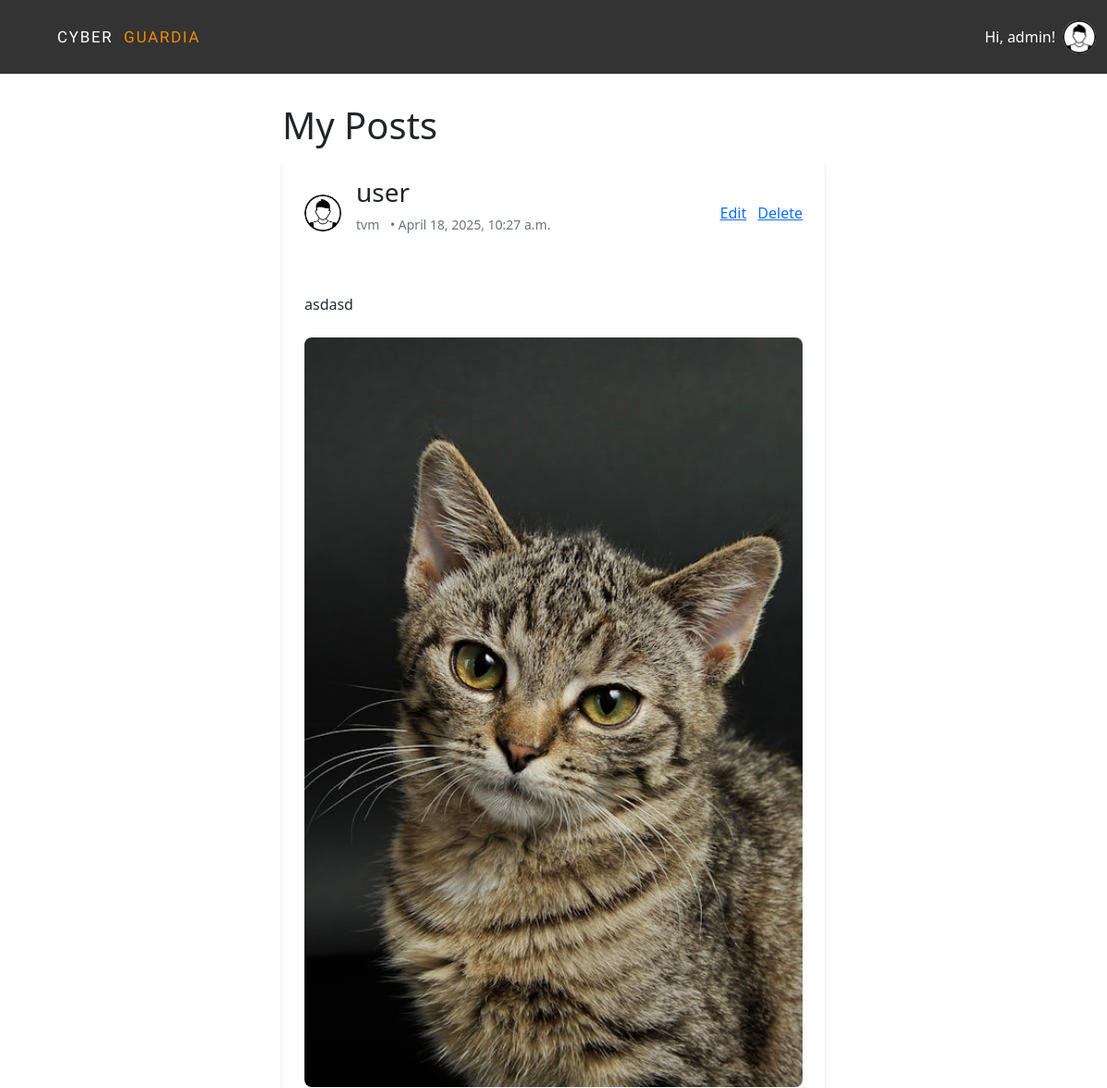
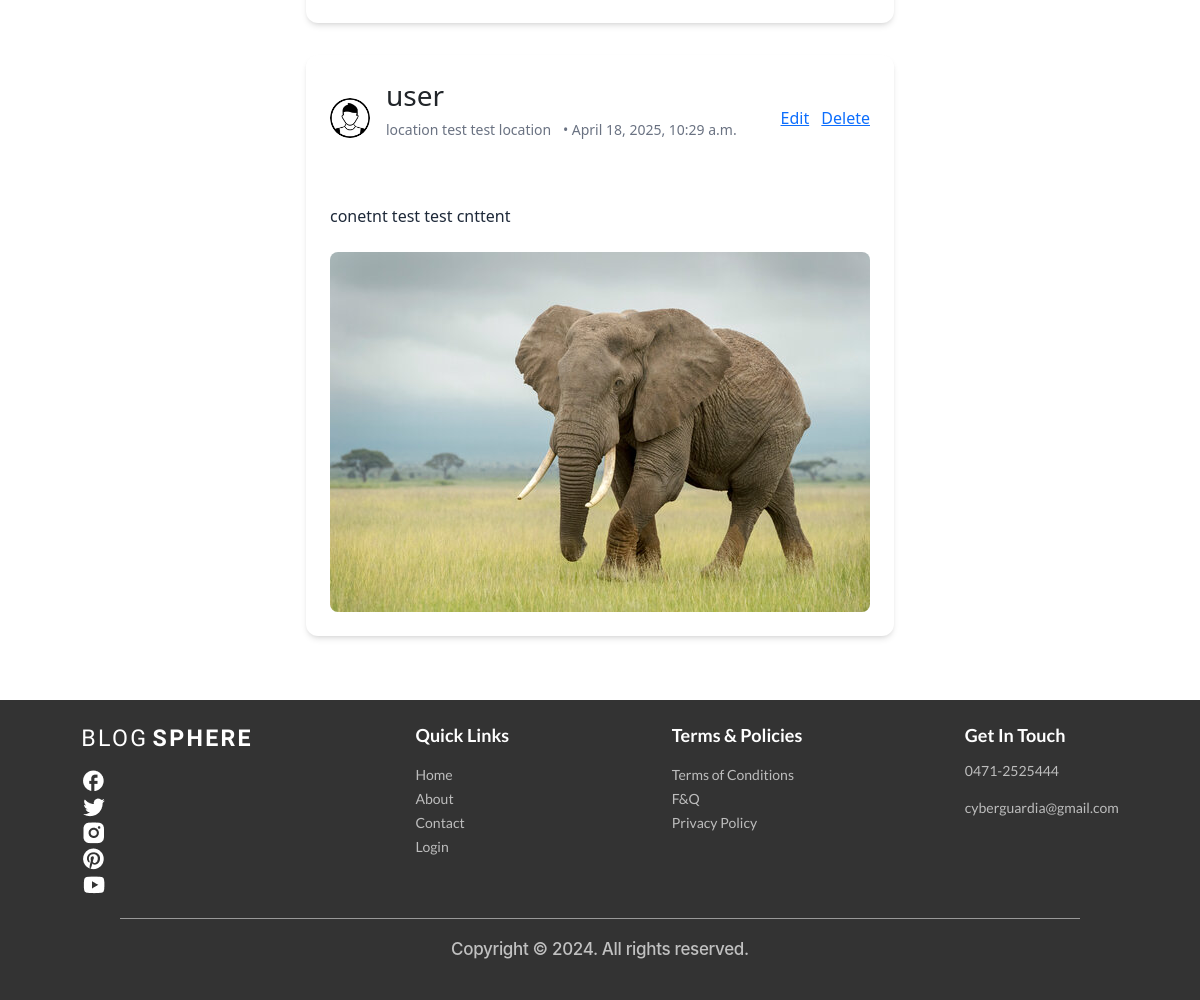
Screenshot of /posts/my-posts/19/ (signed in) with the database file from the repository (2 pictures, top to bottom).
### account/models.py (models this page shows)
class User(AbstractUser):
    USER_TYPE_CHOICES = (
        ('normal', 'Normal User'),
        ('advertiser', 'Advertiser'),
    )
    user_type = models.CharField(max_length=20, choices=USER_TYPE_CHOICES, default='normal')

### posts/models.py (models this page shows, shortened)
class Post(models.Model):
    user = models.ForeignKey(User, on_delete=models.CASCADE)
    title = models.CharField(max_length=255, blank=True)
    content = models.TextField(blank=True)
    location = models.CharField(max_length=255, blank=True)
    image = models.ImageField(upload_to='post_images/', blank=True, null=True)
    created_at = models.DateTimeField(auto_now_add=True)

### accounts/models.py (models this page shows, shortened)
class Profile(models.Model):
    user = models.OneToOneField(User, on_delete=models.CASCADE)
    area_of_interest = models.CharField(max_length=255, blank=True)
    age = models.IntegerField(null=True)
    country = models.CharField(max_length=20, null=True)
    state = models.CharField(max_length=20, null=True)
    safe_mode = models.BooleanField(default=True)
    profile_image = models.ImageField(upload_to='profile_images/', null=True, blank=True)

### posts/views.py (the view)
# urls.py: path('my-posts/<int:user_id>/', my_posts, name='my_posts'),
@login_required
def my_posts(request, user_id):
    my_posts = Post.objects.filter(user_id=user_id)
    return render(request, 'posts/my_posts.html', {'my_posts':my_posts})

### posts/templates/posts/my_posts.html (shortened to what this page needs)
{% extends "base.html" %}
{% block content %}
<main class="max-w-7xl mx-auto px-4 py-8">
    <h1 class="text-2xl font-semibold mb-6">My Posts</h1>
    {% if my_posts %}
        {% for post in my_posts %}
            <div class="max-w-2xl mx-auto bg-white rounded-xl shadow-md overflow-hidden mb-8">
                <div class="p-4 flex items-center justify-between">
                    <div class="flex items-center space-x-4">
                        <img src="{{ post.user.profile.profile_image.url }}" alt="Profile"
                             class="w-10 h-10 rounded-full" />
                        <div>
                            <h3 class="font-semibold text-gray-800">{{ post.user.username }}</h3>
                            <p class="text-sm text-gray-500">
                                <span class="mr-2">{{ post.location }}</span>
                                <span>• {{ post.created_at }}</span>
                            </p>
                        </div>
                    </div>
                    <div class="space-x-2">
                        <a href="{% url 'edit_post' post.id %}" class="text-blue-600 hover:underline">Edit</a>
                        <a href="{% url 'delete_my_post' post.id %}" class="text-red-600 hover:underline">Delete</a>
                    </div>
                </div>
                <div class="p-4">
                    <p class="text-gray-800 mb-4">{{ post.content }}</p>
                    {% if post.image %}
                        <img src="{{ post.image.url }}" alt="Post Image" class="w-full object-cover rounded-lg" />
                    {% endif %}
                </div>
            </div>
        {% endfor %}
    {% else %}
        <p class="text-gray-600 text-center mt-10">You haven’t created any posts yet.</p>
    {% endif %}
</main>
{% endblock %}

### templates/base.html (shortened to what this page needs)
{% load static %}
<!doctype html>
<html>
    <head>
        <script src="https://cdn.jsdelivr.net/npm/@tailwindcss/browser@4"></script>
        <link
            rel="stylesheet"
            href="https://cdnjs.cloudflare.com/ajax/libs/font-awesome/6.0.0/css/all.min.css"
        />
        <link
            href="https://cdn.jsdelivr.net/npm/bootstrap@5.3.3/dist/css/bootstrap.min.css"
            rel="stylesheet"
        />
        <link
            rel="stylesheet"
            href="https://cdnjs.cloudflare.com/ajax/libs/font-awesome/6.7.2/css/fontawesome.min.css"
        />
        <link
            href="https://cdn.jsdelivr.net/npm/bootstrap-icons/font/bootstrap-icons.css"
            rel="stylesheet"
        />
        <link rel="stylesheet" href="{% static 'css/index.css' %}" />
        <link rel="stylesheet" href="font.css" />
    </head>
    <body class="min-h-screen flex flex-col">
        <nav class="navbar navbar-expand-sm">
            <div class="container-fluid">
                <a class="navbar-brand logo" href="{% url 'home' %}">
                    <span class="logo_Blog_Color">CYBER</span>&nbsp;
                    <span class="logo_color">GUARDIA</span>
                </a>
                <div class="d-flex ms-auto">
                    {% if request.user.is_authenticated %}
                    <div class="relative" id="profile-dropdown">
                        <button onclick="toggleProfileMenu()" class="flex items-center gap-2 hover:text-orange-500 transition-colors cursor-pointer">
                            <div class="flex items-center gap-2">
                                <span class="nav-link navbar_links">Hi, {{user.username}}!</span>
                                <img src="{% if user.profile.profile_image %}{{ user.profile.profile_image.url }}{% else %}{% static 'Images/images.png' %}{% endif %}" alt="Profile" class="w-9 h-9 rounded-full"/>
                            </div>
                        </button>
                    </div>
                    {% endif %}
                </div>
            </div>
        </nav>
        {% block content %}
        {% endblock content %}
        <div class="footerBG mt-auto py-4">
            <div class="footerComponents">
                <div class="footer_sec_one">
                    <p>
                        <span class="footer_blog_color">BLOG</span>
                        <span class="footer_sphere_color">SPHERE</span>
                    </p>
                    <div class="footerIcons">
                        <a href="https://www.facebook.com/login/" target="_blank" rel="noopener noreferrer">
                            <img class="IconSpacing" src="{% static 'Images/fb.png' %}" alt="Facebook"/>
                        </a>
                        <a href="https://x.com/i/flow/login?lang=en&mx=2" target="_blank" rel="noopener noreferrer">
                            <img class="IconSpacing" src="{% static 'Images/twitter.png' %}" alt="Twitter"/>
                        </a>
                        <a href="https://www.instagram.com/accounts/emailsignup/" target="_blank" rel="noopener noreferrer">
                            <img class="IconSpacing" src="{% static 'Images/insta.png' %}" alt="Instagram"/>
                        </a>
                        <a href="https://in.pinterest.com/login/" target="_blank" rel="noopener noreferrer">
                            <img class="IconSpacing" src="{% static 'Images/pinterest.png' %}" alt="Pinterest"/>
                        </a>
                        <a href="https://www.youtube.com/account" target="_blank" rel="noopener noreferrer">
                            <img class="IconSpacing" src="{% static 'Images/ytb.png' %}" alt="YouTube"/>
                        </a>
                    </div>
                </div>
                <div class="footer_sec_two">
                    <p class="footer_QuickLinks">Quick Links</p>
                    <ul>
                        <li><a class="footerList" href="/">Home</a></li>
                        <li><a class="footerList" href="/about">About</a></li>
                        <li><a class="footerList" href="/contact">Contact</a></li>
                        <li><a class="footerList" href="/login">Login</a></li>
                    </ul>
                </div>
                <div class="footer_sec_three">
                    <p class="footer_terms_and_polices">Terms & Policies</p>
                    <ul>
                        <li><a class="footerList" href="/terms-of-conditions">Terms of Conditions</a></li>
                        <li><a class="footerList" href="/f&q">F&Q</a></li>
                        <li><a class="footerList" href="/privacy-policy">Privacy Policy</a></li>
                    </ul>
                </div>
                <div class="footer_sec_four">
                    <p class="footer_get_in_touch">Get In Touch</p>
                    <ul>
                        <li class="footerList">0471-2525444</li>
                        <li class="footerList">cyberguardia@gmail.com</li>
                    </ul>
                </div>
            </div>
            <hr class="footer_bottom_line" />
            <p class="Footer_copyright">
                Copyright &copy; 2024. All rights reserved.
            </p>
        </div>
</body>
</html>

### rows the page displays
User: username "admin"
Post: user.profile.profile_image (picture), user.username "user", location "tvm", created_at "April 18, 2025, 10:27 a.m.", content "asdasd", image (picture)
Post: user.profile.profile_image (picture), user.username "user", location "location test test location", created_at "April 18, 2025, 10:29 a.m.", content "conetnt test test cnttent", image (picture)
